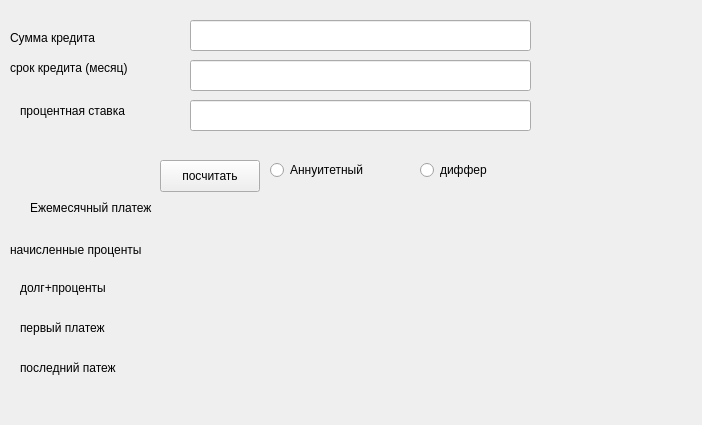
<?xml version="1.0" encoding="UTF-8"?>
<ui version="4.0">
 <class>Credit</class>
 <widget class="QWidget" name="Credit">
  <property name="geometry">
   <rect>
    <x>0</x>
    <y>0</y>
    <width>702</width>
    <height>425</height>
   </rect>
  </property>
  <property name="windowTitle">
   <string>Form</string>
  </property>
  <widget class="QPushButton" name="pushButton">
   <property name="geometry">
    <rect>
     <x>160</x>
     <y>160</y>
     <width>100</width>
     <height>32</height>
    </rect>
   </property>
   <property name="text">
    <string>посчитать</string>
   </property>
  </widget>
  <widget class="QRadioButton" name="radioButton">
   <property name="geometry">
    <rect>
     <x>270</x>
     <y>160</y>
     <width>99</width>
     <height>20</height>
    </rect>
   </property>
   <property name="text">
    <string>Аннуитетный</string>
   </property>
  </widget>
  <widget class="QRadioButton" name="radioButton_2">
   <property name="geometry">
    <rect>
     <x>420</x>
     <y>160</y>
     <width>99</width>
     <height>20</height>
    </rect>
   </property>
   <property name="text">
    <string>диффер</string>
   </property>
  </widget>
  <widget class="QLabel" name="platezh">
   <property name="geometry">
    <rect>
     <x>190</x>
     <y>190</y>
     <width>301</width>
     <height>31</height>
    </rect>
   </property>
   <property name="text">
    <string/>
   </property>
  </widget>
  <widget class="QLineEdit" name="Summ_credit">
   <property name="geometry">
    <rect>
     <x>190</x>
     <y>20</y>
     <width>341</width>
     <height>31</height>
    </rect>
   </property>
  </widget>
  <widget class="QLineEdit" name="srok_credita">
   <property name="geometry">
    <rect>
     <x>190</x>
     <y>60</y>
     <width>341</width>
     <height>31</height>
    </rect>
   </property>
  </widget>
  <widget class="QLineEdit" name="procent_stavka">
   <property name="geometry">
    <rect>
     <x>190</x>
     <y>100</y>
     <width>341</width>
     <height>31</height>
    </rect>
   </property>
  </widget>
  <widget class="QLabel" name="procent">
   <property name="geometry">
    <rect>
     <x>190</x>
     <y>230</y>
     <width>301</width>
     <height>31</height>
    </rect>
   </property>
   <property name="text">
    <string/>
   </property>
  </widget>
  <widget class="QLabel" name="dolg_procent">
   <property name="geometry">
    <rect>
     <x>190</x>
     <y>270</y>
     <width>301</width>
     <height>31</height>
    </rect>
   </property>
   <property name="text">
    <string/>
   </property>
  </widget>
  <widget class="QLabel" name="label">
   <property name="geometry">
    <rect>
     <x>10</x>
     <y>30</y>
     <width>141</width>
     <height>16</height>
    </rect>
   </property>
   <property name="text">
    <string>Сумма кредита</string>
   </property>
  </widget>
  <widget class="QLabel" name="label_2">
   <property name="geometry">
    <rect>
     <x>10</x>
     <y>60</y>
     <width>151</width>
     <height>16</height>
    </rect>
   </property>
   <property name="text">
    <string>срок кредита (месяц)</string>
   </property>
  </widget>
  <widget class="QLabel" name="label_3">
   <property name="geometry">
    <rect>
     <x>20</x>
     <y>100</y>
     <width>141</width>
     <height>21</height>
    </rect>
   </property>
   <property name="text">
    <string>процентная ставка</string>
   </property>
  </widget>
  <widget class="QLabel" name="label_4">
   <property name="geometry">
    <rect>
     <x>30</x>
     <y>200</y>
     <width>141</width>
     <height>16</height>
    </rect>
   </property>
   <property name="text">
    <string>Ежемесячный платеж</string>
   </property>
  </widget>
  <widget class="QLabel" name="label_5">
   <property name="geometry">
    <rect>
     <x>10</x>
     <y>240</y>
     <width>151</width>
     <height>20</height>
    </rect>
   </property>
   <property name="text">
    <string>начисленные проценты</string>
   </property>
  </widget>
  <widget class="QLabel" name="label_6">
   <property name="geometry">
    <rect>
     <x>20</x>
     <y>280</y>
     <width>111</width>
     <height>16</height>
    </rect>
   </property>
   <property name="text">
    <string>долг+проценты</string>
   </property>
  </widget>
  <widget class="QLabel" name="label_7">
   <property name="geometry">
    <rect>
     <x>20</x>
     <y>320</y>
     <width>111</width>
     <height>16</height>
    </rect>
   </property>
   <property name="text">
    <string>первый платеж</string>
   </property>
  </widget>
  <widget class="QLabel" name="ferst_platezh">
   <property name="geometry">
    <rect>
     <x>190</x>
     <y>310</y>
     <width>301</width>
     <height>31</height>
    </rect>
   </property>
   <property name="text">
    <string/>
   </property>
  </widget>
  <widget class="QLabel" name="label_8">
   <property name="geometry">
    <rect>
     <x>20</x>
     <y>360</y>
     <width>111</width>
     <height>16</height>
    </rect>
   </property>
   <property name="text">
    <string>последний патеж</string>
   </property>
  </widget>
  <widget class="QLabel" name="last_platezh">
   <property name="geometry">
    <rect>
     <x>190</x>
     <y>350</y>
     <width>301</width>
     <height>31</height>
    </rect>
   </property>
   <property name="text">
    <string/>
   </property>
  </widget>
 </widget>
 <resources/>
 <connections/>
</ui>
